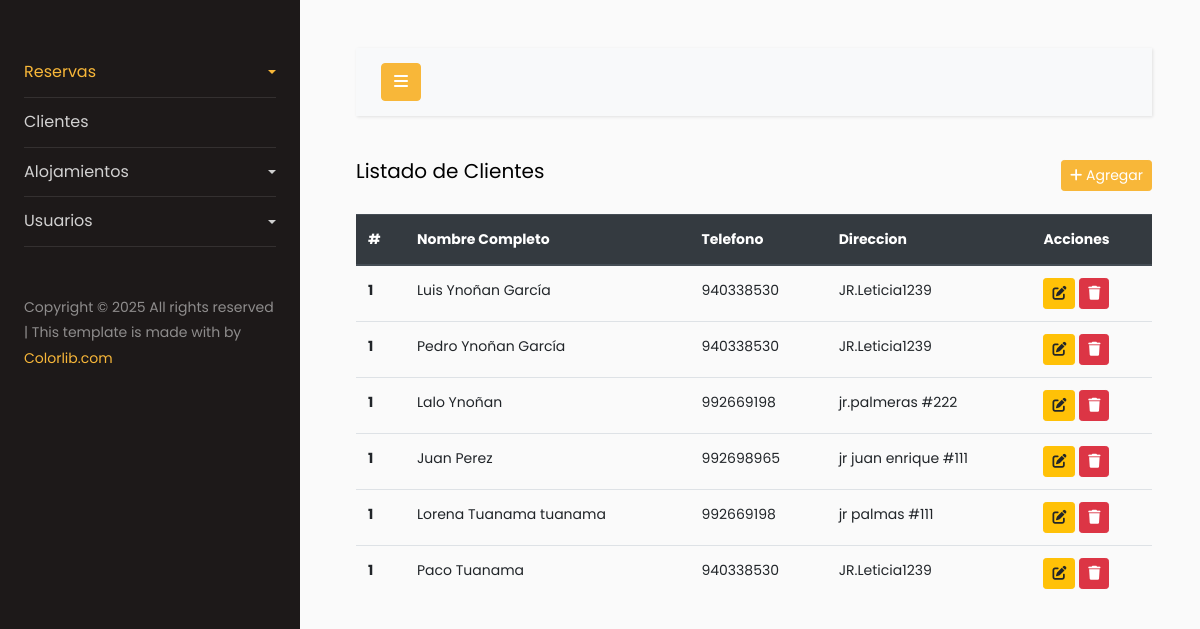
The app's page /clientes/ (signed in) with its own data.
### clientes/models.py (models this page shows, shortened)
class ModelsClientes(models.Model):
    name_customer = models.CharField(max_length=100, verbose_name='Nombre Completo')
    last_name_customer = models.CharField(max_length=100, verbose_name='Apellido')
    email_customer = models.EmailField(max_length=100, unique=True, verbose_name='Email')
    phone_customer = models.CharField(max_length=100, verbose_name='Telefono')
    address_customer = models.CharField(max_length=100, verbose_name='Direccion')
    city_customer = models.CharField(max_length=100, verbose_name='Ciudad')
    active_customer = models.BooleanField(verbose_name='Estado', default=True)
    date_create_customer = models.DateTimeField(auto_now_add=True, verbose_name='Fecha de creacion')
    class Meta:
        verbose_name = 'Cliente'
        verbose_name_plural = 'Clientes'
        db_table = 'clientes'

### clientes/views.py (the view)
# urls.py: path('', ClientesView.as_view(), name='index-clientes'),
class ClientesView(LoginRequiredMixin, ListView):
    model = ModelsClientes
    context_object_name = 'clientes'
    template_name = 'index-clientes.html'

### clientes/templates/index-clientes.html
{% extends 'index-intranet.html' %} {% block content %}
<div
  class="d-flex justify-content-between align-items-center"
  style="margin-bottom: 20px"
>
  <h5>Listado de Clientes</h5>
  <a href="{% url 'clientes:crear-cliente' %}" class="btn btn-primary btn-sm"
    ><i class="fa-solid fa-plus"></i> Agregar</a>
</div>
<table class="table table-hover">
  <thead class="thead-dark">
    <tr>
      <th scope="col">#</th>
      <th scope="col">Nombre Completo</th>
      <th scope="col">Telefono</th>
      <th scope="col">Direccion</th>
      <th scope="col">Acciones</th>
    </tr>
  </thead>
  <tbody>
    {% for i in clientes %}
    <tr>
      <th scope="row">1</th>
      <td>{{ i.name_customer }} {{i.last_name_customer}}</td>
      <td>{{ i.phone_customer}}</td>
      <td>{{ i.address_customer}}</td>
      <td>
        <a href="{% url 'clientes:editar-cliente' i.id %}" class="btn btn-warning btn-sm"><i class="fa-solid fa-pen-to-square"></i></a>
        <a href="" class="btn btn-danger btn-sm"><i class="fa-solid fa-trash"></i></a>
      </td>
    </tr>
    {% endfor %}
  </tbody>
</table>
{% endblock %}

### records on screen
ModelsClientes: name_customer "Luis", last_name_customer "Ynoñan García", phone_customer "940338530", address_customer "JR.Leticia1239"
ModelsClientes: name_customer "Pedro", last_name_customer "Ynoñan García", phone_customer "940338530", address_customer "JR.Leticia1239"
ModelsClientes: name_customer "Lalo", last_name_customer "Ynoñan", phone_customer "992669198", address_customer "jr.palmeras #222"
ModelsClientes: name_customer "Juan", last_name_customer "Perez", phone_customer "992698965", address_customer "jr juan enrique #111"
ModelsClientes: name_customer "Lorena", last_name_customer "Tuanama tuanama", phone_customer "992669198", address_customer "jr palmas #111"
ModelsClientes: name_customer "Paco", last_name_customer "Tuanama", phone_customer "940338530", address_customer "JR.Leticia1239"
